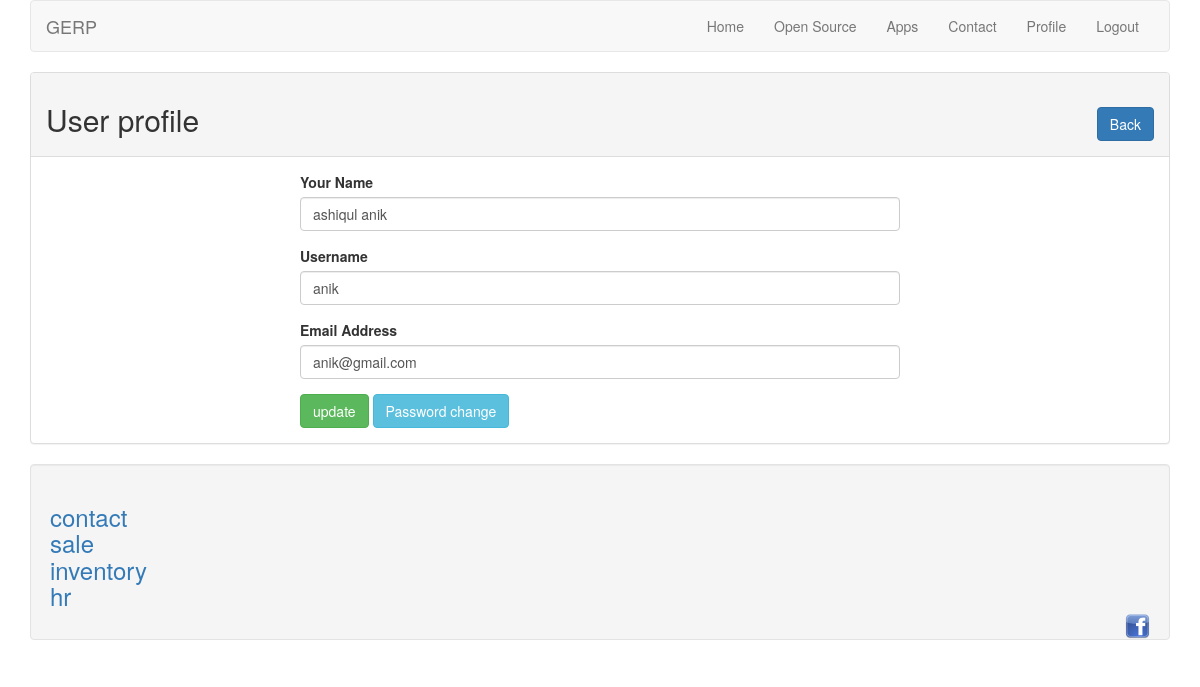
Screenshot of /profile.php?id=1 (signed in) with the database file from the repository.
### tables this page shows
CREATE TABLE `tbl_user` (
  `id` int(11) NOT NULL,
  `name` varchar(255) NOT NULL,
  `username` varchar(255) NOT NULL,
  `email` varchar(255) NOT NULL,
  `password` varchar(255) NOT NULL
);

### lib/User.php (called while the page is built, shortened)
<?php
	include_once 'Session.php';
	include 'Database.php';
	class User{
		private $db;
		public function __construct(){
			$this->db = new Database();
		}
		public function getUserById($id){
			$sql = "SELECT * FROM tbl_user WHERE id = :id LIMIT 1";
			$query = $this->db->pdo->prepare($sql);
			$query-> bindValue(':id', $id);
			$query->execute();
			$result = $query->fetch(PDO::FETCH_OBJ);
			return $result;
		}
	}
?>

### lib/Database.php (called while the page is built)
<?php
	class Database{
		private $hostdb = "localhost";
		private $userdb = "root";
		private $passdb = "";
		private $namedb = "gerp";
		public $pdo;
		public function __construct(){
			if (!isset($this->pdo)) {
				try {
					$link = new PDO("mysql:host=".$this->hostdb."; dbname=".$this->namedb, $this->userdb, $this->passdb);
					$link->setAttribute(PDO::ATTR_ERRMODE, PDO::ERRMODE_EXCEPTION);
					$link->exec("SET CHARACTER SET utf8");
					$this->pdo = $link;
				}catch(PDOException $e){
					die("Failed to connect with database".$e->getMessage());
				}
			}
		}
	}
?>

### lib/Session.php (called while the page is built, shortened)
<?php
	class Session{
		public static function get($key){
			if (isset($_SESSION[$key])){
				return $_SESSION[$key];
			 }else{
			 	return false;
			 }
		}
	}
?>

### profile.php (the view, shortened to what this page needs)
<?php
	include 'lib/User.php';
	include 'inc/header.php';
	?>
	<?php
		if (isset($_GET['id'])) {
			$userid = (int)$_GET['id'];
		}
		$user = new User();
	 ?>
			<div class="panel panel-default">
				<div class="panel-heading">
					<h2>User profile<span class="pull-right"><a class="btn btn-primary" href="index.php">Back</a></span></h2>
				</div>
				<div class="panel-body">
					<div style="max-width:600px; margin:0 auto">
					<?php
						$userdata = $user->getUserById($userid);
						if($userdata){
					?>
						<form action="" method="POST">
							<div class="form-group">
								<label for="name" >Your Name</label>
								<input type="text" id="name" name="name" class="form-control" value="<?php echo $userdata->name; ?>"/>
							</div>
							<div class="form-group">
								<label for="username" >Username</label>
								<input type="text" id="username" name="username" class="form-control" value="<?php echo $userdata->username; ?>"/>
							</div>
							<div class="form-group">
								<label for="Email" >Email Address</label>
								<input type="text" id="email" name="email" class="form-control" value="<?php echo $userdata->email; ?>"/>
							</div>
							<?php
								$sesId = Session::get("id");
								if ($userid == $sesId) {
							?>
							<button type="submit" name="update" class="btn btn-success">update</button>
							<a class = "btn btn-info" href = "changepass.php?id=<?php echo $userid; ?>">Password change</a>
							<?php } ?>
						</form>
						<?php } ?>
					</div>
				</div>
			</div>
<?php include'inc/footer.php'; ?>

### rows the page displays
tbl_user: name "ashiqul anik", username "anik", email "anik@gmail.com"
